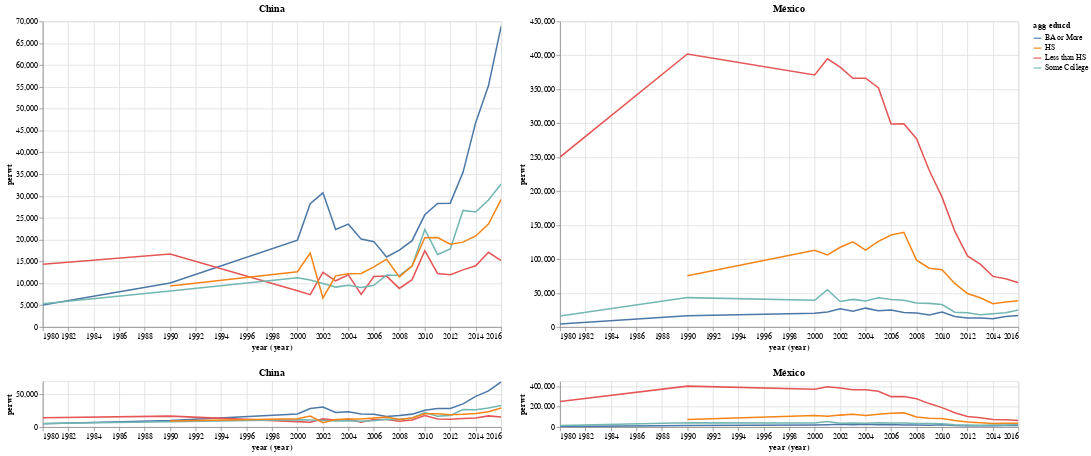

The notebook cell this image was saved under:
### Code cell
data = immig_educ.reset_index()
#data = data[data['bpld'] == 'china']

brush = alt.selection(type='interval', encodings=['x'])

upper1 = alt.Chart(data[data['bpld'] == 'china']).mark_line().encode(
    x = alt.X('year:T', timeUnit='year', scale={'domain': brush.ref()}),
    y = 'perwt',
    color = 'agg educd',
).properties(
    title = 'China',
    width = 600,
    height = 400,
)

lower1 = upper1.properties(
    selection=brush,
    height=60
)


upper2 = alt.Chart(data[data['bpld'] == 'mexico']).mark_line().encode(
    x = alt.X('year:T', timeUnit='year', scale={'domain': brush.ref()}),
    y = 'perwt',
    color = 'agg educd',
).properties(
    title = u'México',
    width = 600,
    height = 400,
)

lower2 = upper2.properties(
    selection=brush,
    height=60
)



# chart2 = alt.Chart(data[data['bpld'] == 'mexico']).mark_line().encode(
#     alt.X('year:T', timeUnit='year'),
#     y = 'perwt',
#     color = 'agg educd',
# ).properties(
#     width = 600,
#     height = 400,
# )

alt.hconcat(alt.vconcat(upper1, lower1), alt.vconcat(upper2, lower2))

### Figure 1 — Vega-Lite specification as saved in the notebook (floating-point values rounded to 4 significant figures)
{"$schema": "https://vega.github.io/schema/vega-lite/v2.json", "config": {"view": {"height": 300, "width": 400}}, "hconcat": [{"vconcat": [{"data": {"values": [{"agg educd": "BA or More", "bpld": "china", "perwt": 5020, "year": "1980"}, {"agg educd": "Less than HS", "bpld": "china", "perwt": 14360, "year": "1980"}, {"agg educd": "Some College", "bpld": "china", "perwt": 5300, "year": "1980"}, {"agg educd": "BA or More", "bpld": "china", "perwt": 10068, "year": "1990"}, {"agg educd": "HS", "bpld": "china", "perwt": 9390, "year": "1990"}, {"agg educd": "Less than HS", "bpld": "china", "perwt": 16709, "year": "1990"}, {"agg educd": "Some College", "bpld": "china", "perwt": 8252, "year": "1990"}, {"agg educd": "BA or More", "bpld": "china", "perwt": 19902, "year": "2000"}, {"agg educd": "HS", "bpld": "china", "perwt": 12657, "year": "2000"}, {"agg educd": "Less than HS", "bpld": "china", "perwt": 8313, "year": "2000"}, {"agg educd": "Some College", "bpld": "china", "perwt": 11268, "year": "2000"}, {"agg educd": "BA or More", "bpld": "china", "perwt": 28258, "year": "2001"}, {"agg educd": "HS", "bpld": "china", "perwt": 16946, "year": "2001"}, {"agg educd": "Less than HS", "bpld": "china", "perwt": 7397, "year": "2001"}, {"agg educd": "Some College", "bpld": "china", "perwt": 10739, "year": "2001"}, {"agg educd": "BA or More", "bpld": "china", "perwt": 30729, "year": "2002"}, {"agg educd": "HS", "bpld": "china", "perwt": 6650, "year": "2002"}, {"agg educd": "Less than HS", "bpld": "china", "perwt": 12494, "year": "2002"}, {"agg educd": "Some College", "bpld": "china", "perwt": 9972, "year": "2002"}, {"agg educd": "BA or More", "bpld": "china", "perwt": 22316, "year": "2003"}, {"agg educd": "HS", "bpld": "china", "perwt": 11710, "year": "2003"}, {"agg educd": "Less than HS", "bpld": "china", "perwt": 10580, "year": "2003"}, {"agg educd": "Some College", "bpld": "china", "perwt": 9136, "year": "2003"}, {"agg educd": "BA or More", "bpld": "china", "perwt": 23559, "year": "2004"}, {"agg educd": "HS", "bpld": "china", "perwt": 12194, "year": "2004"}, {"agg educd": "Less than HS", "bpld": "china", "perwt": 11935, "year": "2004"}, {"agg educd": "Some College", "bpld": "china", "perwt": 9584, "year": "2004"}, {"agg educd": "BA or More", "bpld": "china", "perwt": 20127, "year": "2005"}, {"agg educd": "HS", "bpld": "china", "perwt": 12269, "year": "2005"}, {"agg educd": "Less than HS", "bpld": "china", "perwt": 7446, "year": "2005"}, {"agg educd": "Some College", "bpld": "china", "perwt": 9053, "year": "2005"}, {"agg educd": "BA or More", "bpld": "china", "perwt": 19553, "year": "2006"}, {"agg educd": "HS", "bpld": "china", "perwt": 13759, "year": "2006"}, {"agg educd": "Less than HS", "bpld": "china", "perwt": 11569, "year": "2006"}, {"agg educd": "Some College", "bpld": "china", "perwt": 9558, "year": "2006"}, {"agg educd": "BA or More", "bpld": "china", "perwt": 16031, "year": "2007"}, {"agg educd": "HS", "bpld": "china", "perwt": 15531, "year": "2007"}, {"agg educd": "Less than HS", "bpld": "china", "perwt": 11656, "year": "2007"}, {"agg educd": "Some College", "bpld": "china", "perwt": 11911, "year": "2007"}, {"agg educd": "BA or More", "bpld": "china", "perwt": 17619, "year": "2008"}, {"agg educd": "HS", "bpld": "china", "perwt": 11490, "year": "2008"}, {"agg educd": "Less than HS", "bpld": "china", "perwt": 8837, "year": "2008"}, {"agg educd": "Some College", "bpld": "china", "perwt": 11775, "year": "2008"}, {"agg educd": "BA or More", "bpld": "china", "perwt": 19776, "year": "2009"}, {"agg educd": "HS", "bpld": "china", "perwt": 13967, "year": "2009"}, {"agg educd": "Less than HS", "bpld": "china", "perwt": 10846, "year": "2009"}, {"agg educd": "Some College", "bpld": "china", "perwt": 13981, "year": "2009"}, {"agg educd": "BA or More", "bpld": "china", "perwt": 25700, "year": "2010"}, {"agg educd": "HS", "bpld": "china", "perwt": 20437, "year": "2010"}, {"agg educd": "Less than HS", "bpld": "china", "perwt": 17486, "year": "2010"}, {"agg educd": "Some College", "bpld": "china", "perwt": 22326, "year": "2010"}, {"agg educd": "BA or More", "bpld": "china", "perwt": 28308, "year": "2011"}, {"agg educd": "HS", "bpld": "china", "perwt": 20489, "year": "2011"}, {"agg educd": "Less than HS", "bpld": "china", "perwt": 12258, "year": "2011"}, {"agg educd": "Some College", "bpld": "china", "perwt": 16624, "year": "2011"}, {"agg educd": "BA or More", "bpld": "china", "perwt": 28366, "year": "2012"}, {"agg educd": "HS", "bpld": "china", "perwt": 18965, "year": "2012"}, {"agg educd": "Less than HS", "bpld": "china", "perwt": 11977, "year": "2012"}, {"agg educd": "Some College", "bpld": "china", "perwt": 17867, "year": "2012"}, {"agg educd": "BA or More", "bpld": "china", "perwt": 35423, "year": "2013"}, {"agg educd": "HS", "bpld": "china", "perwt": 19437, "year": "2013"}, {"agg educd": "Less than HS", "bpld": "china", "perwt": 13081, "year": "2013"}, {"agg educd": "Some College", "bpld": "china", "perwt": 26703, "year": "2013"}, {"agg educd": "BA or More", "bpld": "china", "perwt": 46857, "year": "2014"}, {"agg educd": "HS", "bpld": "china", "perwt": 20847, "year": "2014"}, {"agg educd": "Less than HS", "bpld": "china", "perwt": 14009, "year": "2014"}, {"agg educd": "Some College", "bpld": "china", "perwt": 26350, "year": "2014"}, {"agg educd": "BA or More", "bpld": "china", "perwt": 55237, "year": "2015"}, {"agg educd": "HS", "bpld": "china", "perwt": 23565, "year": "2015"}, {"agg educd": "Less than HS", "bpld": "china", "perwt": 17102, "year": "2015"}, {"agg educd": "Some College", "bpld": "china", "perwt": 29093, "year": "2015"}, {"agg educd": "BA or More", "bpld": "china", "perwt": 68932, "year": "2016"}, {"agg educd": "HS", "bpld": "china", "perwt": 29213, "year": "2016"}, {"agg educd": "Less than HS", "bpld": "china", "perwt": 15221, "year": "2016"}, {"agg educd": "Some College", "bpld": "china", "perwt": 32769, "year": "2016"}]}, "encoding": {"color": {"field": "agg educd", "type": "nominal"}, "x": {"field": "year", "scale": {"domain": {"selection": "selector010"}}, "timeUnit": "year", "type": "temporal"}, "y": {"field": "perwt", "type": "quantitative"}}, "height": 400, "mark": "line", "title": "China", "width": 600}, {"data": {"values": [{"agg educd": "BA or More", "bpld": "china", "perwt": 5020, "year": "1980"}, {"agg educd": "Less than HS", "bpld": "china", "perwt": 14360, "year": "1980"}, {"agg educd": "Some College", "bpld": "china", "perwt": 5300, "year": "1980"}, {"agg educd": "BA or More", "bpld": "china", "perwt": 10068, "year": "1990"}, {"agg educd": "HS", "bpld": "china", "perwt": 9390, "year": "1990"}, {"agg educd": "Less than HS", "bpld": "china", "perwt": 16709, "year": "1990"}, {"agg educd": "Some College", "bpld": "china", "perwt": 8252, "year": "1990"}, {"agg educd": "BA or More", "bpld": "china", "perwt": 19902, "year": "2000"}, {"agg educd": "HS", "bpld": "china", "perwt": 12657, "year": "2000"}, {"agg educd": "Less than HS", "bpld": "china", "perwt": 8313, "year": "2000"}, {"agg educd": "Some College", "bpld": "china", "perwt": 11268, "year": "2000"}, {"agg educd": "BA or More", "bpld": "china", "perwt": 28258, "year": "2001"}, {"agg educd": "HS", "bpld": "china", "perwt": 16946, "year": "2001"}, {"agg educd": "Less than HS", "bpld": "china", "perwt": 7397, "year": "2001"}, {"agg educd": "Some College", "bpld": "china", "perwt": 10739, "year": "2001"}, {"agg educd": "BA or More", "bpld": "china", "perwt": 30729, "year": "2002"}, {"agg educd": "HS", "bpld": "china", "perwt": 6650, "year": "2002"}, {"agg educd": "Less than HS", "bpld": "china", "perwt": 12494, "year": "2002"}, {"agg educd": "Some College", "bpld": "china", "perwt": 9972, "year": "2002"}, {"agg educd": "BA or More", "bpld": "china", "perwt": 22316, "year": "2003"}, {"agg educd": "HS", "bpld": "china", "perwt": 11710, "year": "2003"}, {"agg educd": "Less than HS", "bpld": "china", "perwt": 10580, "year": "2003"}, {"agg educd": "Some College", "bpld": "china", "perwt": 9136, "year": "2003"}, {"agg educd": "BA or More", "bpld": "china", "perwt": 23559, "year": "2004"}, {"agg educd": "HS", "bpld": "china", "perwt": 12194, "year": "2004"}, {"agg educd": "Less than HS", "bpld": "china", "perwt": 11935, "year": "2004"}, {"agg educd": "Some College", "bpld": "china", "perwt": 9584, "year": "2004"}, {"agg educd": "BA or More", "bpld": "china", "perwt": 20127, "year": "2005"}, {"agg educd": "HS", "bpld": "china", "perwt": 12269, "year": "2005"}, {"agg educd": "Less than HS", "bpld": "china", "perwt": 7446, "year": "2005"}, {"agg educd": "Some College", "bpld": "china", "perwt": 9053, "year": "2005"}, {"agg educd": "BA or More", "bpld": "china", "perwt": 19553, "year": "2006"}, {"agg educd": "HS", "bpld": "china", "perwt": 13759, "year": "2006"}, {"agg educd": "Less than HS", "bpld": "china", "perwt": 11569, "year": "2006"}, {"agg educd": "Some College", "bpld": "china", "perwt": 9558, "year": "2006"}, {"agg educd": "BA or More", "bpld": "china", "perwt": 16031, "year": "2007"}, {"agg educd": "HS", "bpld": "china", "perwt": 15531, "year": "2007"}, {"agg educd": "Less than HS", "bpld": "china", "perwt": 11656, "year": "2007"}, {"agg educd": "Some College", "bpld": "china", "perwt": 11911, "year": "2007"}, {"agg educd": "BA or More", "bpld": "china", "perwt": 17619, "year": "2008"}, {"agg educd": "HS", "bpld": "china", "perwt": 11490, "year": "2008"}, {"agg educd": "Less than HS", "bpld": "china", "perwt": 8837, "year": "2008"}, {"agg educd": "Some College", "bpld": "china", "perwt": 11775, "year": "2008"}, {"agg educd": "BA or More", "bpld": "china", "perwt": 19776, "year": "2009"}, {"agg educd": "HS", "bpld": "china", "perwt": 13967, "year": "2009"}, {"agg educd": "Less than HS", "bpld": "china", "perwt": 10846, "year": "2009"}, {"agg educd": "Some College", "bpld": "china", "perwt": 13981, "year": "2009"}, {"agg educd": "BA or More", "bpld": "china", "perwt": 25700, "year": "2010"}, {"agg educd": "HS", "bpld": "china", "perwt": 20437, "year": "2010"}, {"agg educd": "Less than HS", "bpld": "china", "perwt": 17486, "year": "2010"}, {"agg educd": "Some College", "bpld": "china", "perwt": 22326, "year": "2010"}, {"agg educd": "BA or More", "bpld": "china", "perwt": 28308, "year": "2011"}, {"agg educd": "HS", "bpld": "china", "perwt": 20489, "year": "2011"}, {"agg educd": "Less than HS", "bpld": "china", "perwt": 12258, "year": "2011"}, {"agg educd": "Some College", "bpld": "china", "perwt": 16624, "year": "2011"}, {"agg educd": "BA or More", "bpld": "china", "perwt": 28366, "year": "2012"}, {"agg educd": "HS", "bpld": "china", "perwt": 18965, "year": "2012"}, {"agg educd": "Less than HS", "bpld": "china", "perwt": 11977, "year": "2012"}, {"agg educd": "Some College", "bpld": "china", "perwt": 17867, "year": "2012"}, {"agg educd": "BA or More", "bpld": "china", "perwt": 35423, "year": "2013"}, {"agg educd": "HS", "bpld": "china", "perwt": 19437, "year": "2013"}, {"agg educd": "Less than HS", "bpld": "china", "perwt": 13081, "year": "2013"}, {"agg educd": "Some College", "bpld": "china", "perwt": 26703, "year": "2013"}, {"agg educd": "BA or More", "bpld": "china", "perwt": 46857, "year": "2014"}, {"agg educd": "HS", "bpld": "china", "perwt": 20847, "year": "2014"}, {"agg educd": "Less than HS", "bpld": "china", "perwt": 14009, "year": "2014"}, {"agg educd": "Some College", "bpld": "china", "perwt": 26350, "year": "2014"}, {"agg educd": "BA or More", "bpld": "china", "perwt": 55237, "year": "2015"}, {"agg educd": "HS", "bpld": "china", "perwt": 23565, "year": "2015"}, {"agg educd": "Less than HS", "bpld": "china", "perwt": 17102, "year": "2015"}, {"agg educd": "Some College", "bpld": "china", "perwt": 29093, "year": "2015"}, {"agg educd": "BA or More", "bpld": "china", "perwt": 68932, "year": "2016"}, {"agg educd": "HS", "bpld": "china", "perwt": 29213, "year": "2016"}, {"agg educd": "Less than HS", "bpld": "china", "perwt": 15221, "year": "2016"}, {"agg educd": "Some College", "bpld": "china", "perwt": 32769, "year": "2016"}]}, "encoding": {"color": {"field": "agg educd", "type": "nominal"}, "x": {"field": "year", "scale": {"domain": {"selection": "selector010"}}, "timeUnit": "year", "type": "temporal"}, "y": {"field": "perwt", "type": "quantitative"}}, "height": 60, "mark": "line", "selection": {"selector010": {"encodings": ["x"], "mark": {"fill": "#333", "fillOpacity": 0.125, "stroke": "white"}, "on": "[mousedown, window:mouseup] > window:mousemove!", "resolve": "global", "translate": "[mousedown, window:mouseup] > window:mousemove!", "type": "interval", "zoom": "wheel!"}}, "title": "China", "width": 600}]}, {"vconcat": [{"data": {"values": [{"agg educd": "BA or More", "bpld": "mexico", "perwt": 4540, "year": "1980"}, {"agg educd": "Less than HS", "bpld": "mexico", "perwt": 250240, "year": "1980"}, {"agg educd": "Some College", "bpld": "mexico", "perwt": 16120, "year": "1980"}, {"agg educd": "BA or More", "bpld": "mexico", "perwt": 16448, "year": "1990"}, {"agg educd": "HS", "bpld": "mexico", "perwt": 75413, "year": "1990"}, {"agg educd": "Less than HS", "bpld": "mexico", "perwt": 402072, "year": "1990"}, {"agg educd": "Some College", "bpld": "mexico", "perwt": 43260, "year": "1990"}, {"agg educd": "BA or More", "bpld": "mexico", "perwt": 20391, "year": "2000"}, {"agg educd": "HS", "bpld": "mexico", "perwt": 113001, "year": "2000"}, {"agg educd": "Less than HS", "bpld": "mexico", "perwt": 371206, "year": "2000"}, {"agg educd": "Some College", "bpld": "mexico", "perwt": 39312, "year": "2000"}, {"agg educd": "BA or More", "bpld": "mexico", "perwt": 22221, "year": "2001"}, {"agg educd": "HS", "bpld": "mexico", "perwt": 106094, "year": "2001"}, {"agg educd": "Less than HS", "bpld": "mexico", "perwt": 394885, "year": "2001"}, {"agg educd": "Some College", "bpld": "mexico", "perwt": 54924, "year": "2001"}, {"agg educd": "BA or More", "bpld": "mexico", "perwt": 26752, "year": "2002"}, {"agg educd": "HS", "bpld": "mexico", "perwt": 117442, "year": "2002"}, {"agg educd": "Less than HS", "bpld": "mexico", "perwt": 382529, "year": "2002"}, {"agg educd": "Some College", "bpld": "mexico", "perwt": 37597, "year": "2002"}, {"agg educd": "BA or More", "bpld": "mexico", "perwt": 23132, "year": "2003"}, {"agg educd": "HS", "bpld": "mexico", "perwt": 125413, "year": "2003"}, {"agg educd": "Less than HS", "bpld": "mexico", "perwt": 366258, "year": "2003"}, {"agg educd": "Some College", "bpld": "mexico", "perwt": 40655, "year": "2003"}, {"agg educd": "BA or More", "bpld": "mexico", "perwt": 27778, "year": "2004"}, {"agg educd": "HS", "bpld": "mexico", "perwt": 113225, "year": "2004"}, {"agg educd": "Less than HS", "bpld": "mexico", "perwt": 366263, "year": "2004"}, {"agg educd": "Some College", "bpld": "mexico", "perwt": 38201, "year": "2004"}, {"agg educd": "BA or More", "bpld": "mexico", "perwt": 23873, "year": "2005"}, {"agg educd": "HS", "bpld": "mexico", "perwt": 126055, "year": "2005"}, {"agg educd": "Less than HS", "bpld": "mexico", "perwt": 352402, "year": "2005"}, {"agg educd": "Some College", "bpld": "mexico", "perwt": 42973, "year": "2005"}, {"agg educd": "BA or More", "bpld": "mexico", "perwt": 24996, "year": "2006"}, {"agg educd": "HS", "bpld": "mexico", "perwt": 135429, "year": "2006"}, {"agg educd": "Less than HS", "bpld": "mexico", "perwt": 299021, "year": "2006"}, {"agg educd": "Some College", "bpld": "mexico", "perwt": 40584, "year": "2006"}, {"agg educd": "BA or More", "bpld": "mexico", "perwt": 21177, "year": "2007"}, {"agg educd": "HS", "bpld": "mexico", "perwt": 139503, "year": "2007"}, {"agg educd": "Less than HS", "bpld": "mexico", "perwt": 299421, "year": "2007"}, {"agg educd": "Some College", "bpld": "mexico", "perwt": 39349, "year": "2007"}, {"agg educd": "BA or More", "bpld": "mexico", "perwt": 20492, "year": "2008"}, {"agg educd": "HS", "bpld": "mexico", "perwt": 98406, "year": "2008"}, {"agg educd": "Less than HS", "bpld": "mexico", "perwt": 277291, "year": "2008"}, {"agg educd": "Some College", "bpld": "mexico", "perwt": 35422, "year": "2008"}, {"agg educd": "BA or More", "bpld": "mexico", "perwt": 17520, "year": "2009"}, {"agg educd": "HS", "bpld": "mexico", "perwt": 86577, "year": "2009"}, {"agg educd": "Less than HS", "bpld": "mexico", "perwt": 230500, "year": "2009"}, {"agg educd": "Some College", "bpld": "mexico", "perwt": 34788, "year": "2009"}, {"agg educd": "BA or More", "bpld": "mexico", "perwt": 21986, "year": "2010"}, {"agg educd": "HS", "bpld": "mexico", "perwt": 84333, "year": "2010"}, {"agg educd": "Less than HS", "bpld": "mexico", "perwt": 191215, "year": "2010"}, {"agg educd": "Some College", "bpld": "mexico", "perwt": 33013, "year": "2010"}, {"agg educd": "BA or More", "bpld": "mexico", "perwt": 15533, "year": "2011"}, {"agg educd": "HS", "bpld": "mexico", "perwt": 64123, "year": "2011"}, {"agg educd": "Less than HS", "bpld": "mexico", "perwt": 141071, "year": "2011"}, {"agg educd": "Some College", "bpld": "mexico", "perwt": 21715, "year": "2011"}, {"agg educd": "BA or More", "bpld": "mexico", "perwt": 13145, "year": "2012"}, {"agg educd": "HS", "bpld": "mexico", "perwt": 49344, "year": "2012"}, {"agg educd": "Less than HS", "bpld": "mexico", "perwt": 104586, "year": "2012"}, {"agg educd": "Some College", "bpld": "mexico", "perwt": 21071, "year": "2012"}, {"agg educd": "BA or More", "bpld": "mexico", "perwt": 13126, "year": "2013"}, {"agg educd": "HS", "bpld": "mexico", "perwt": 42958, "year": "2013"}, {"agg educd": "Less than HS", "bpld": "mexico", "perwt": 92489, "year": "2013"}, {"agg educd": "Some College", "bpld": "mexico", "perwt": 18017, "year": "2013"}, {"agg educd": "BA or More", "bpld": "mexico", "perwt": 12239, "year": "2014"}, {"agg educd": "HS", "bpld": "mexico", "perwt": 34390, "year": "2014"}, {"agg educd": "Less than HS", "bpld": "mexico", "perwt": 74529, "year": "2014"}, {"agg educd": "Some College", "bpld": "mexico", "perwt": 19460, "year": "2014"}, {"agg educd": "BA or More", "bpld": "mexico", "perwt": 15373, "year": "2015"}, {"agg educd": "HS", "bpld": "mexico", "perwt": 36846, "year": "2015"}, {"agg educd": "Less than HS", "bpld": "mexico", "perwt": 71080, "year": "2015"}, {"agg educd": "Some College", "bpld": "mexico", "perwt": 21008, "year": "2015"}, {"agg educd": "BA or More", "bpld": "mexico", "perwt": 16786, "year": "2016"}, {"agg educd": "HS", "bpld": "mexico", "perwt": 38645, "year": "2016"}, {"agg educd": "Less than HS", "bpld": "mexico", "perwt": 65038, "year": "2016"}, {"agg educd": "Some College", "bpld": "mexico", "perwt": 25198, "year": "2016"}]}, "encoding": {"color": {"field": "agg educd", "type": "nominal"}, "x": {"field": "year", "scale": {"domain": {"selection": "selector010"}}, "timeUnit": "year", "type": "temporal"}, "y": {"field": "perwt", "type": "quantitative"}}, "height": 400, "mark": "line", "title": "México", "width": 600}, {"data": {"values": [{"agg educd": "BA or More", "bpld": "mexico", "perwt": 4540, "year": "1980"}, {"agg educd": "Less than HS", "bpld": "mexico", "perwt": 250240, "year": "1980"}, {"agg educd": "Some College", "bpld": "mexico", "perwt": 16120, "year": "1980"}, {"agg educd": "BA or More", "bpld": "mexico", "perwt": 16448, "year": "1990"}, {"agg educd": "HS", "bpld": "mexico", "perwt": 75413, "year": "1990"}, {"agg educd": "Less than HS", "bpld": "mexico", "perwt": 402072, "year": "1990"}, {"agg educd": "Some College", "bpld": "mexico", "perwt": 43260, "year": "1990"}, {"agg educd": "BA or More", "bpld": "mexico", "perwt": 20391, "year": "2000"}, {"agg educd": "HS", "bpld": "mexico", "perwt": 113001, "year": "2000"}, {"agg educd": "Less than HS", "bpld": "mexico", "perwt": 371206, "year": "2000"}, {"agg educd": "Some College", "bpld": "mexico", "perwt": 39312, "year": "2000"}, {"agg educd": "BA or More", "bpld": "mexico", "perwt": 22221, "year": "2001"}, {"agg educd": "HS", "bpld": "mexico", "perwt": 106094, "year": "2001"}, {"agg educd": "Less than HS", "bpld": "mexico", "perwt": 394885, "year": "2001"}, {"agg educd": "Some College", "bpld": "mexico", "perwt": 54924, "year": "2001"}, {"agg educd": "BA or More", "bpld": "mexico", "perwt": 26752, "year": "2002"}, {"agg educd": "HS", "bpld": "mexico", "perwt": 117442, "year": "2002"}, {"agg educd": "Less than HS", "bpld": "mexico", "perwt": 382529, "year": "2002"}, {"agg educd": "Some College", "bpld": "mexico", "perwt": 37597, "year": "2002"}, {"agg educd": "BA or More", "bpld": "mexico", "perwt": 23132, "year": "2003"}, {"agg educd": "HS", "bpld": "mexico", "perwt": 125413, "year": "2003"}, {"agg educd": "Less than HS", "bpld": "mexico", "perwt": 366258, "year": "2003"}, {"agg educd": "Some College", "bpld": "mexico", "perwt": 40655, "year": "2003"}, {"agg educd": "BA or More", "bpld": "mexico", "perwt": 27778, "year": "2004"}, {"agg educd": "HS", "bpld": "mexico", "perwt": 113225, "year": "2004"}, {"agg educd": "Less than HS", "bpld": "mexico", "perwt": 366263, "year": "2004"}, {"agg educd": "Some College", "bpld": "mexico", "perwt": 38201, "year": "2004"}, {"agg educd": "BA or More", "bpld": "mexico", "perwt": 23873, "year": "2005"}, {"agg educd": "HS", "bpld": "mexico", "perwt": 126055, "year": "2005"}, {"agg educd": "Less than HS", "bpld": "mexico", "perwt": 352402, "year": "2005"}, {"agg educd": "Some College", "bpld": "mexico", "perwt": 42973, "year": "2005"}, {"agg educd": "BA or More", "bpld": "mexico", "perwt": 24996, "year": "2006"}, {"agg educd": "HS", "bpld": "mexico", "perwt": 135429, "year": "2006"}, {"agg educd": "Less than HS", "bpld": "mexico", "perwt": 299021, "year": "2006"}, {"agg educd": "Some College", "bpld": "mexico", "perwt": 40584, "year": "2006"}, {"agg educd": "BA or More", "bpld": "mexico", "perwt": 21177, "year": "2007"}, {"agg educd": "HS", "bpld": "mexico", "perwt": 139503, "year": "2007"}, {"agg educd": "Less than HS", "bpld": "mexico", "perwt": 299421, "year": "2007"}, {"agg educd": "Some College", "bpld": "mexico", "perwt": 39349, "year": "2007"}, {"agg educd": "BA or More", "bpld": "mexico", "perwt": 20492, "year": "2008"}, {"agg educd": "HS", "bpld": "mexico", "perwt": 98406, "year": "2008"}, {"agg educd": "Less than HS", "bpld": "mexico", "perwt": 277291, "year": "2008"}, {"agg educd": "Some College", "bpld": "mexico", "perwt": 35422, "year": "2008"}, {"agg educd": "BA or More", "bpld": "mexico", "perwt": 17520, "year": "2009"}, {"agg educd": "HS", "bpld": "mexico", "perwt": 86577, "year": "2009"}, {"agg educd": "Less than HS", "bpld": "mexico", "perwt": 230500, "year": "2009"}, {"agg educd": "Some College", "bpld": "mexico", "perwt": 34788, "year": "2009"}, {"agg educd": "BA or More", "bpld": "mexico", "perwt": 21986, "year": "2010"}, {"agg educd": "HS", "bpld": "mexico", "perwt": 84333, "year": "2010"}, {"agg educd": "Less than HS", "bpld": "mexico", "perwt": 191215, "year": "2010"}, {"agg educd": "Some College", "bpld": "mexico", "perwt": 33013, "year": "2010"}, {"agg educd": "BA or More", "bpld": "mexico", "perwt": 15533, "year": "2011"}, {"agg educd": "HS", "bpld": "mexico", "perwt": 64123, "year": "2011"}, {"agg educd": "Less than HS", "bpld": "mexico", "perwt": 141071, "year": "2011"}, {"agg educd": "Some College", "bpld": "mexico", "perwt": 21715, "year": "2011"}, {"agg educd": "BA or More", "bpld": "mexico", "perwt": 13145, "year": "2012"}, {"agg educd": "HS", "bpld": "mexico", "perwt": 49344, "year": "2012"}, {"agg educd": "Less than HS", "bpld": "mexico", "perwt": 104586, "year": "2012"}, {"agg educd": "Some College", "bpld": "mexico", "perwt": 21071, "year": "2012"}, {"agg educd": "BA or More", "bpld": "mexico", "perwt": 13126, "year": "2013"}, {"agg educd": "HS", "bpld": "mexico", "perwt": 42958, "year": "2013"}, {"agg educd": "Less than HS", "bpld": "mexico", "perwt": 92489, "year": "2013"}, {"agg educd": "Some College", "bpld": "mexico", "perwt": 18017, "year": "2013"}, {"agg educd": "BA or More", "bpld": "mexico", "perwt": 12239, "year": "2014"}, {"agg educd": "HS", "bpld": "mexico", "perwt": 34390, "year": "2014"}, {"agg educd": "Less than HS", "bpld": "mexico", "perwt": 74529, "year": "2014"}, {"agg educd": "Some College", "bpld": "mexico", "perwt": 19460, "year": "2014"}, {"agg educd": "BA or More", "bpld": "mexico", "perwt": 15373, "year": "2015"}, {"agg educd": "HS", "bpld": "mexico", "perwt": 36846, "year": "2015"}, {"agg educd": "Less than HS", "bpld": "mexico", "perwt": 71080, "year": "2015"}, {"agg educd": "Some College", "bpld": "mexico", "perwt": 21008, "year": "2015"}, {"agg educd": "BA or More", "bpld": "mexico", "perwt": 16786, "year": "2016"}, {"agg educd": "HS", "bpld": "mexico", "perwt": 38645, "year": "2016"}, {"agg educd": "Less than HS", "bpld": "mexico", "perwt": 65038, "year": "2016"}, {"agg educd": "Some College", "bpld": "mexico", "perwt": 25198, "year": "2016"}]}, "encoding": {"color": {"field": "agg educd", "type": "nominal"}, "x": {"field": "year", "scale": {"domain": {"selection": "selector010"}}, "timeUnit": "year", "type": "temporal"}, "y": {"field": "perwt", "type": "quantitative"}}, "height": 60, "mark": "line", "selection": {"selector010": {"encodings": ["x"], "mark": {"fill": "#333", "fillOpacity": 0.125, "stroke": "white"}, "on": "[mousedown, window:mouseup] > window:mousemove!", "resolve": "global", "translate": "[mousedown, window:mouseup] > window:mousemove!", "type": "interval", "zoom": "wheel!"}}, "title": "México", "width": 600}]}]}
